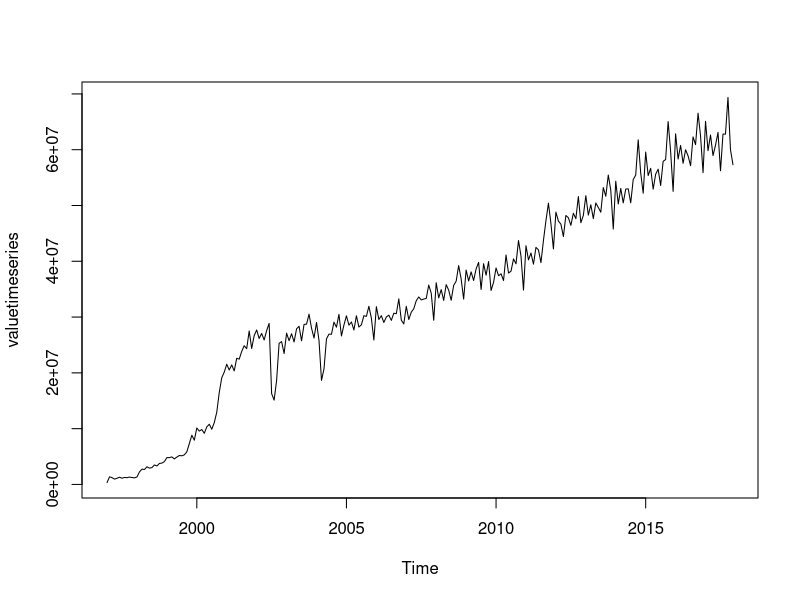
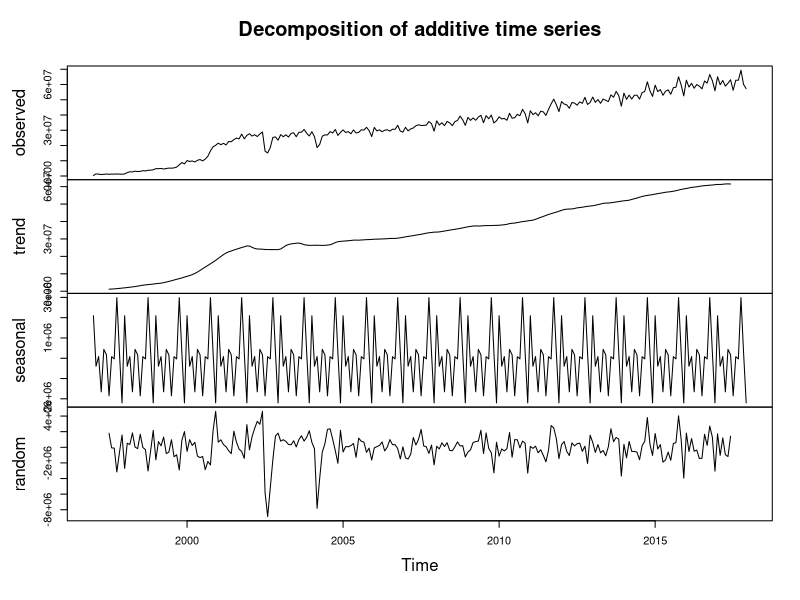
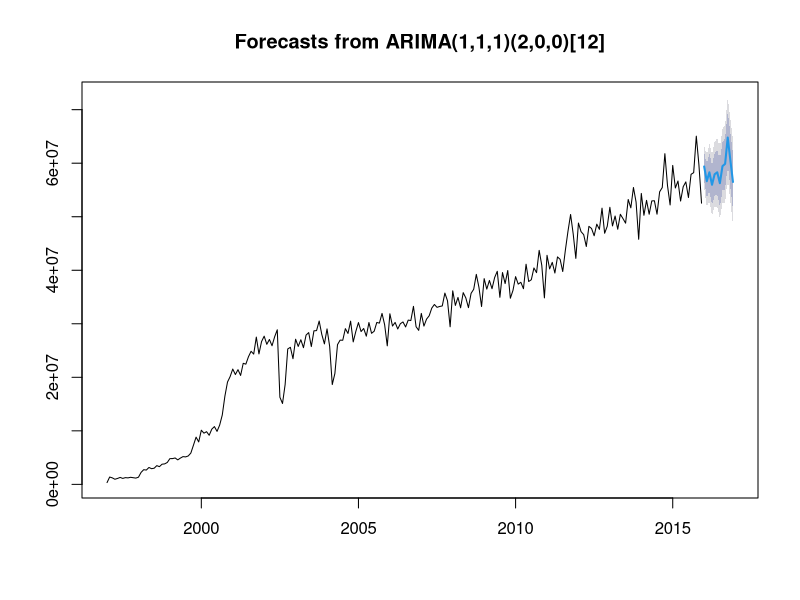

These charts were generated, in order, by the following R code:
library("forecast")

# raw data from 1996.3 to 2017.2
all <- read.csv('data.csv', header = T, sep = ',', encoding = 'utf8')
value <- all$value
avevalue <- all$average
month <- all$month

# plot time series with month all value
valuetimeseries <- ts(value, frequency=12, start=c(1997,1))
plot.ts(valuetimeseries)

train<-window(valuetimeseries,start=c(1997,1),end=c(2015,12))
test<-window(valuetimeseries,start=c(2016,1),end=c(2016,12))

#decompose time series data
valuetimeseriescomponent <- decompose(valuetimeseries)
plot(valuetimeseriescomponent)

fit<-auto.arima(train)
fore <- forecast(fit, h=12)
plot(fore)
result <- accuracy(fore,test)

